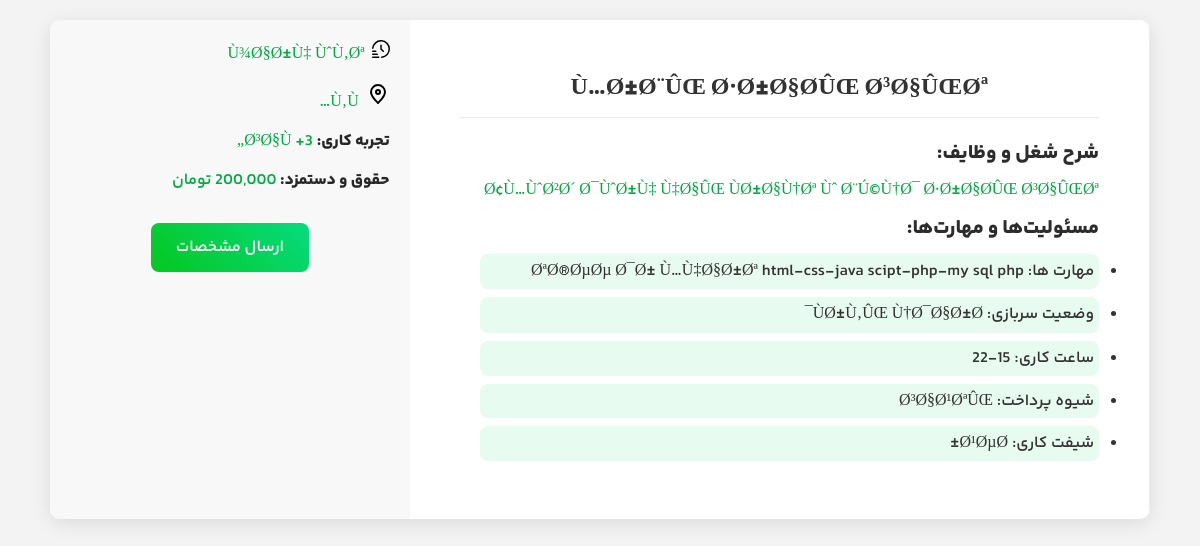
The page /job/resome.php?id=5 on the database its author committed.
### tables this page shows
CREATE TABLE `jobs` (
  `id` int(11) NOT NULL,
  `category_id` int(11) DEFAULT NULL,
  `title` varchar(255) NOT NULL,
  `province` varchar(100) DEFAULT NULL,
  `description` text DEFAULT NULL,
  `skills` text DEFAULT NULL,
  `job_type` varchar(50) DEFAULT NULL,
  `location` varchar(255) DEFAULT NULL,
  `experience` varchar(100) DEFAULT NULL,
  `salary` int(11) DEFAULT NULL,
  `payment_method` varchar(100) DEFAULT NULL,
  `work_hours` varchar(100) DEFAULT NULL,
  `shift` varchar(100) DEFAULT NULL,
  `created_at` timestamp NOT NULL DEFAULT current_timestamp(),
  `military_status` varchar(255) DEFAULT NULL
);

### job/resome.php (the view, shortened to what this page needs)
<?php
require_once '../database1/db.php';
$jobId = (int) $_GET['id'];
$stmt = $conn->prepare("SELECT * FROM jobs WHERE id = :id");
$stmt->execute(['id' => $jobId]);
$job = $stmt->fetch(PDO::FETCH_ASSOC);
?>
<!DOCTYPE html>
<html lang="fa">
<head>
  <link rel="stylesheet" href="resomeStyle.css">
</head>
<body>
  <div class="main-container">
    <div class="job-ad-container">
      <div class="left-column">
        <h1><?= htmlspecialchars($job['title']) ?></h1>
        <div class="job-description">
          <h2>شرح شغل و وظایف:</h2>
          <p><?= nl2br(htmlspecialchars($job['description'])) ?></p>
          <h2>مسئولیت‌ها و مهارت‌ها:</h2>
          <ul>
                          <li> مهارت ها: <?= htmlspecialchars($job['skills']) ?></li>
            <li>وضعیت سربازی: <?= htmlspecialchars($job['military_status']) ?></li>
            <li>ساعت کاری: <?= htmlspecialchars($job['work_hours']) ?></li>
            <li>شیوه پرداخت: <?= htmlspecialchars($job['payment_method']) ?></li>
            <li>شیفت کاری: <?= htmlspecialchars($job['shift']) ?></li>
          </ul>
        </div>
      </div>
      <div class="right-column">
        <div class="job-meta">
          <p><strong> </strong> <?= htmlspecialchars($job['job_type']) ?></p>
          <p><strong></strong> <?= htmlspecialchars($job['province']) ?></p>
          <p><strong>تجربه کاری:</strong> <?= htmlspecialchars($job['experience']) ?></p>
          <p><strong>حقوق و دستمزد:</strong> <?= number_format($job['salary']) ?> تومان</p>
        </div>
        <div class="apply-section">
          <button id="applyBtn">ارسال مشخصات</button>
        </div>
      </div>
    </div>
  </div>
</body>
</html>

### job/resomeStyle.css (style rules this page uses)
* { font-family: yekan; }
* { margin: 0; padding: 0; box-sizing: border-box; }
body { font-family: 'Vazirmatn', sans-serif; background: #f3f3f3; color: #333; direction: rtl; text-align: right; }
.main-container { padding: 20px; }
.job-ad-container { max-width: 1100px; margin: 0 auto; background: #fff; border-radius: 10px; overflow: hidden; box-shadow: 0 4px 20px rgba(0, 0, 0, 0.1); display: flex; flex-wrap: wrap; }
.left-column { flex: 2; padding: 50px; border-right: 1px solid #eaeaea; }
.right-column { flex: 1; padding: 20px; background: #f8f8f8; }
h1 { font-size: 24px; margin-bottom: 20px; border-bottom: 1px solid #eaeaea; padding-bottom: 10px; text-align: center; }
h2 { font-size: 20px; margin-bottom: 10px; color: #2c2c2c; }
p { font-size: 16px; margin-bottom: 10px; line-height: 1.5; color: #00a941; }
strong { color: #272727; }
ul { list-style: disc; margin-left: 20px; }
.job-description ul li { margin-bottom: 8px; background-color: #0bd65f18; border-radius: 8px; padding: 0.3rem; }
.job-meta p { margin-bottom: 15px; font-size: 16px; }
.apply-section { text-align: center; margin-top: 30px; }
#applyBtn { background: linear-gradient(45deg, #05c71f, #06db7f); border: none; border-radius: 8px; padding: 12px 25px; font-size: 16px; color: #fff; cursor: pointer; transition: all 0.2s ease-in-out; }

### rows shown on the page
jobs: title "Ù…Ø±Ø¨ÛŒ Ø·Ø±Ø§Ø­ÛŒ Ø³Ø§ÛŒØª", description "Ø¢Ù…ÙˆØ²Ø´ Ø¯ÙˆØ±Ù‡ Ù‡Ø§ÛŒ ÙØ±Ø§Ù†Øª Ùˆ Ø¨Ú©Ù†Ø¯ Ø·Ø±Ø§Ø­ÛŒ Ø³Ø§ÛŒØª", skills "ØªØ®ØµØµ Ø¯Ø± Ù…Ù‡Ø§Ø±Øª html-css-java scipt-php-my sql php", military_status "ÙØ±Ù‚ÛŒ Ù†Ø¯Ø§Ø±Ø¯", work_hours "15-22", payment_method "Ø³Ø§Ø¹ØªÛŒ", shift "Ø¹ØµØ±", job_type "Ù¾Ø§Ø±Ù‡ ÙˆÙ‚Øª", province "Ù‚Ù…", experience "3+ Ø³Ø§Ù„", salary "200,000"
